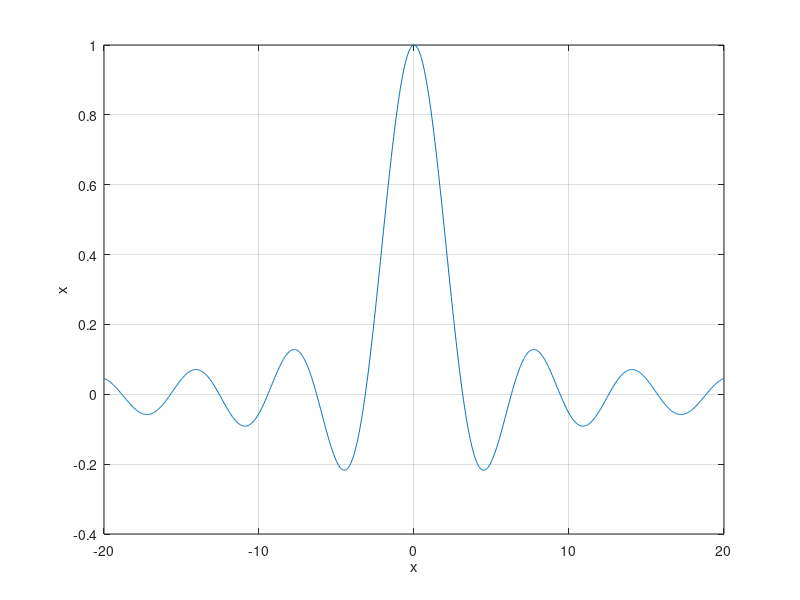

Recreate this plot in MATLAB.
clear variables
clc
x = linspace(-20,20,1024) 	    % Indepentant variable

y = (sin(x))./(x)                       % Dependant variable

figure (1)                  % open a figure window
plot(x,y)                   % plot (x,y)
grid on                     % turn on the grid
xlabel('x')                 % label the x axis
ylabel('x')                 % label the y axis   
